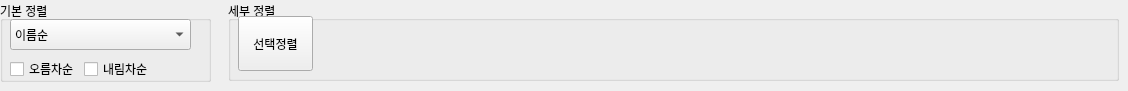
      <widget class="QWidget" name="tab_2">
       <attribute name="title">
        <string>정렬</string>
       </attribute>
       <widget class="QGroupBox" name="criteria_sort_group">
        <property name="geometry">
         <rect>
          <x>0</x>
          <y>1</y>
          <width>211</width>
          <height>81</height>
         </rect>
        </property>
        <property name="title">
         <string>기본 정렬</string>
        </property>
        <widget class="QComboBox" name="sort_combobox">
         <property name="geometry">
          <rect>
           <x>10</x>
           <y>18</y>
           <width>181</width>
           <height>31</height>
          </rect>
         </property>
         <item>
          <property name="text">
           <string>이름순</string>
          </property>
         </item>
         <item>
          <property name="text">
           <string>파일 확장자</string>
          </property>
         </item>
         <item>
          <property name="text">
           <string>파일 크기</string>
          </property>
         </item>
        </widget>
        <widget class="QCheckBox" name="up_order">
         <property name="geometry">
          <rect>
           <x>10</x>
           <y>60</y>
           <width>81</width>
           <height>16</height>
          </rect>
         </property>
         <property name="toolTip">
          <string>기본으로 오름차순으로 설정되어 있음</string>
         </property>
         <property name="text">
          <string>오름차순</string>
         </property>
        </widget>
        <widget class="QCheckBox" name="down_order">
         <property name="geometry">
          <rect>
           <x>84</x>
           <y>60</y>
           <width>81</width>
           <height>16</height>
          </rect>
         </property>
         <property name="text">
          <string>내림차순</string>
         </property>
        </widget>
       </widget>
       <widget class="QGroupBox" name="advanced_sort_group">
        <property name="geometry">
         <rect>
          <x>228</x>
          <y>1</y>
          <width>891</width>
          <height>80</height>
         </rect>
        </property>
        <property name="title">
         <string>세부 정렬</string>
        </property>
        <widget class="QPushButton" name="select_sort">
         <property name="geometry">
          <rect>
           <x>10</x>
           <y>15</y>
           <width>75</width>
           <height>55</height>
          </rect>
         </property>
         <property name="cursor">
          <cursorShape>PointingHandCursor</cursorShape>
         </property>
         <property name="text">
          <string>선택정렬</string>
         </property>
        </widget>
       </widget>
      </widget>
